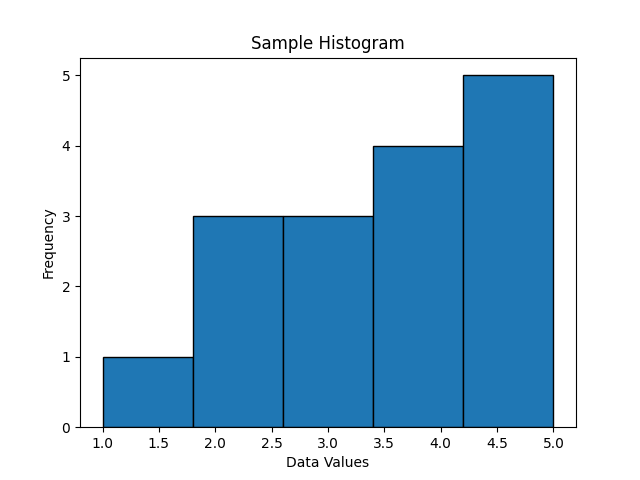

This chart was generated by the following Python code:
# histogram_plot.py
import matplotlib.pyplot as plt

def plot_histogram(data, bins=10, title="Histogram", xlabel="Values", ylabel="Frequency"):
    """
    Plots a histogram using the provided data.

    Parameters:
    - data: list or array-like, the data to plot
    - bins: int, optional, number of bins (default is 10)
    - title: str, optional, the title of the plot
    - xlabel: str, optional, label for the x-axis
    - ylabel: str, optional, label for the y-axis
    """
    # Plot the histogram
    plt.hist(data, bins=bins, edgecolor='black')

    # Add title and labels
    plt.title(title)
    plt.xlabel(xlabel)
    plt.ylabel(ylabel)

    # Display the plot
    plt.savefig('histogram.png')
    plt.show()

if __name__ == "__main__":
    # Example data (replace with your own data)
    data = [1, 2, 2, 2, 3, 3, 3, 4, 4, 4, 4, 5, 5, 5, 5, 5]
    
    # Plot the histogram
    plot_histogram(data, bins=5, title="Sample Histogram", xlabel="Data Values", ylabel="Frequency")
